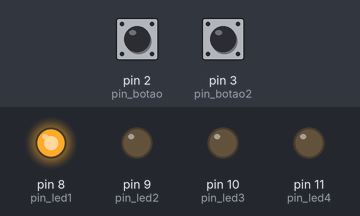
The sketch below on a simulated Arduino Uno, built with avr-gcc and run on an emulated ATmega328P. On the bench: output pins drawn as LEDs (lit = HIGH). Inputs (shaded band) come from the test bench; at power-on: pin 2 (pin_botao) LOW, pin 3 (pin_botao2) LOW. What the sketch prints to the serial monitor is not drawn.

Above: at 1.2 s.
1.3 s: pin 2 (pin_botao) pulled HIGH for 0.15 s
Timing chart, 0 to 4.3 s (numbered marks = the images above; inputs shaded):
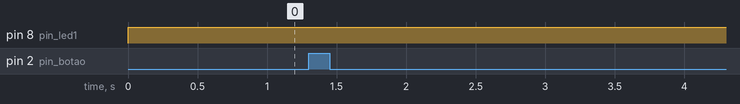

Measured:
- after the input at 1.3 s, every drawn part: stays the same

The sketch:

aula_15_ex_3.ino
```cpp
#define pin_led1 8
#define pin_led2 9
#define pin_led3 10
#define pin_led4 11
#define pin_botao 2
#define pin_botao2 3
int conta = 0;
int tic = 0;
int tic2 = 0;

void setup() {
Serial.begin(9600);
pinMode(pin_led1, OUTPUT);
pinMode(pin_led2, OUTPUT);
pinMode(pin_led3, OUTPUT);
pinMode(pin_led4, OUTPUT);
pinMode(pin_botao, INPUT);
pinMode(pin_botao2, INPUT);
}


void loop() {
  bool est1 = digitalRead(pin_botao);
  bool est2 = digitalRead(pin_botao2);

  if ((est1==1)&&(tic==0)){
    conta+=1;
    tic +=1;
    Serial.println(conta);
  }
  if ((est1== 0)) {
    tic=0;
  }
  if ((est2==1)&&(tic2==0)){
  conta-=1;
  tic2+=1;
  Serial.println(conta);
  }
  if ((est2==0)){
    tic2=0;
  }
  if (conta==0) {
    digitalWrite(pin_led1, HIGH);
    digitalWrite(pin_led2, LOW);
    tic2+=1;
  }else{
    digitalWrite(pin_led2, LOW);
  }
  if (conta==50) {
    digitalWrite(pin_led1, LOW);
    digitalWrite(pin_led2, HIGH);
    tic+=1;
  }else{
    digitalWrite(pin_led2, LOW);
  }
}
  // } else {
  //   digitalWrite(pin_led1, 0);
  // }
  // if ((est1==1)||(est2==1)){
  //   digitalWrite(pin_led2, 1);
  // } else {
  //   digitalWrite(pin_led2, 0);
  // }
  // if ((est1==1)^(est2==1)){
  //   digitalWrite(pin_led3, 1);
  // } else {
  //   digitalWrite(pin_led3, 0);

  // }
  // }
```
